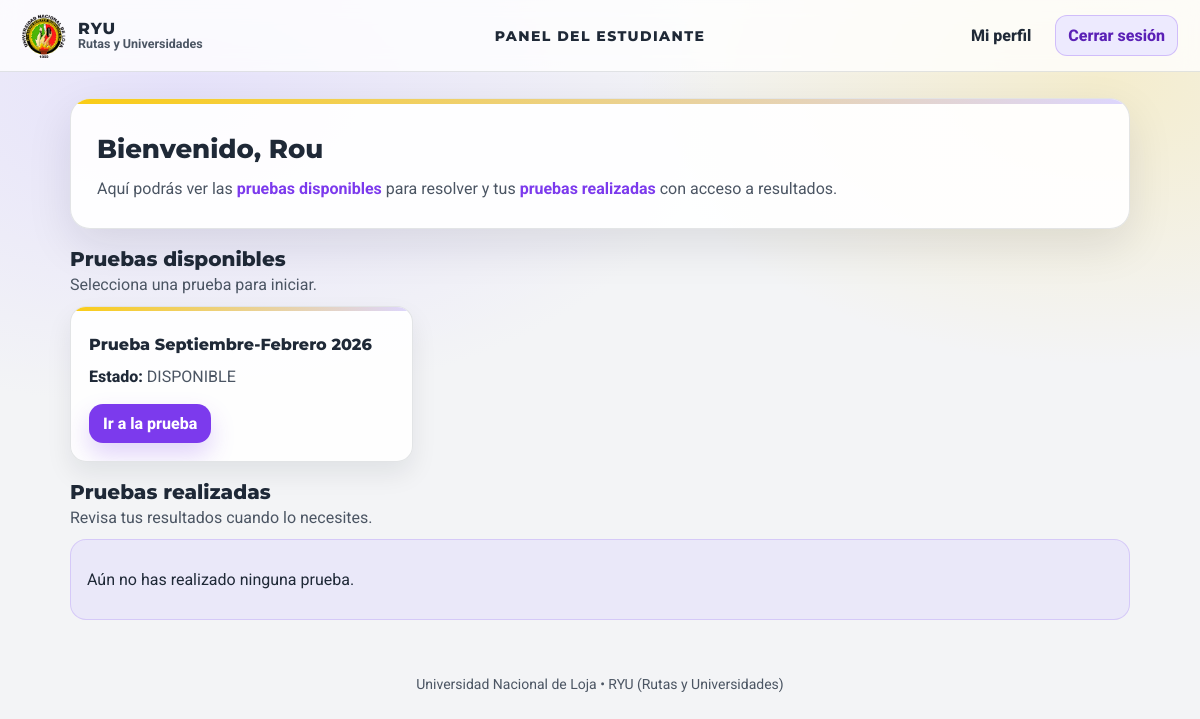
/home/ (signed in), run on the app's committed database.
### Resultados/models.py (models this page shows, shortened)
class PruebaUsuario(models.Model):
    persona = models.ForeignKey(Persona, on_delete=models.CASCADE, related_name='pruebas_usuario')
    prueba = models.ForeignKey(Prueba, on_delete=models.CASCADE, related_name='usuarios')
    fecha_realizacion = models.DateTimeField(null=True, blank=True)
    estado = models.CharField(
        max_length=20,
        choices=Estado.choices,
        default=Estado.DISPONIBLE
    )
    class Meta:
        constraints = [models.UniqueConstraint(fields=['persona', 'prueba'],name='unique_prueba_por_persona')]

class Prueba(models.Model):
    titulo=models.TextField(default="")
    fecha_inicio = models.DateField()
    fecha_fin = models.DateField()
    descripcion = models.TextField(default="")
    periodo_academico = models.OneToOneField(PeriodoAcademico, on_delete=models.CASCADE, related_name='pruebas')

### Usuarios/views.py (the view)
# urls.py: path("home/", views.home, name="home"),
@login_required(login_url="login")
def home(request):
    if request.user.is_staff or request.user.is_superuser:
        return redirect("dashboard_resultados")
    try:
        cuenta = request.user.cuenta
    except Cuenta.DoesNotExist:
        cuenta = None
    pruebas_disponibles = []
    pruebas_realizadas = []
    if cuenta and cuenta.persona:
        pruebas_disponibles = PruebaUsuario.objects.filter(
            persona=cuenta.persona,
            estado__in=[Estado.DISPONIBLE, Estado.ENPROCESO]
        ).select_related("prueba")
        pruebas_realizadas = PruebaUsuario.objects.filter(
            persona=cuenta.persona,
            estado=Estado.FINALIZADA
        ).select_related("prueba")
    return render(request, "auth/home.html", {
        "pruebas_disponibles": pruebas_disponibles,
        "pruebas_realizadas": pruebas_realizadas,
    })

### templates/auth/home.html (shortened to what this page needs)
{% load static %}
<!DOCTYPE html>
<html lang="es">
<head>
  <link rel="stylesheet" href="{% static 'css/home.css' %}">
</head>
<body>
  <header class="navbar">
    <div class="nav-left">
      <img class="nav-logo" src="{% static 'image/logo-unl.png' %}" alt="Universidad Nacional de Loja">
      <div class="nav-app">
        <div class="nav-app-title">RYU</div>
        <div class="nav-app-subtitle">Rutas y Universidades</div>
      </div>
    </div>
    <div class="nav-center">
      <div class="nav-title">PANEL DEL ESTUDIANTE</div>
    </div>
    <div class="nav-right">
      <a class="nav-link" href="{% url 'perfil' %}">Mi perfil</a>
      <a class="nav-link nav-link-cta" href="{% url 'logout' %}">Cerrar sesión</a>
    </div>
  </header>
  <main class="page">
    <section class="hero">
      <div class="hero-card">
        <h1 class="hero-title">Bienvenido, {{ request.user.username }}</h1>
        <p class="hero-text">
          Aquí podrás ver las <strong>pruebas disponibles</strong> para resolver y tus <strong>pruebas realizadas</strong> con acceso a resultados.
        </p>
      </div>
    </section>
    <section class="section">
      <div class="section-head">
        <h2 class="section-title">Pruebas disponibles</h2>
        <p class="section-subtitle">Selecciona una prueba para iniciar.</p>
      </div>
      {% if pruebas_disponibles %}
        <div class="grid">
          {% for pu in pruebas_disponibles %}
            <article class="card">
              <h3 class="card-title">{{ pu.prueba.titulo }}</h3>
              <p class="meta"><span class="tag">Estado:</span> {{ pu.estado }}</p>
              <div class="actions">
                <a class="btn btn-primary" href="{% url 'resolver_prueba' pu.id %}">Ir a la prueba</a>
              </div>
            </article>
          {% endfor %}
        </div>
      {% else %}
        <div class="empty">
          <p>No tienes pruebas disponibles.</p>
        </div>
      {% endif %}
    </section>
    <section class="section">
      <div class="section-head">
        <h2 class="section-title">Pruebas realizadas</h2>
        <p class="section-subtitle">Revisa tus resultados cuando lo necesites.</p>
      </div>
      {% if pruebas_realizadas %}
        <div class="grid">
          {% for pu in pruebas_realizadas %}
            <article class="card">
              <h3 class="card-title">{{ pu.prueba.titulo }}</h3>
              <p class="meta">
                <span class="tag">Fecha:</span>
                {{ pu.fecha_realizacion }}
              </p>
              <div class="actions">
                <a class="btn btn-outline" href="{% url 'visualizar_resultados' pu.id %}">Ver resultados</a>
              </div>
            </article>
          {% endfor %}
        </div>
      {% else %}
        <div class="empty">
          <p>Aún no has realizado ninguna prueba.</p>
        </div>
      {% endif %}
    </section>
    <footer class="footer">
      <p>Universidad Nacional de Loja • RYU (Rutas y Universidades)</p>
    </footer>
  </main>
</body>
</html>

### static/css/home.css (style rules this page uses)
:root { --primary:#7C3AED; --secondary:#DDD6FE; --accent:#FACC15; --bg:#F3F4F6; --text:#1F2937; --muted:#4B5563; --card:#FFFFFF; --border:rgba(31,41,55,.12); --font-title:"Montserrat",sans-serif; --font-body:"Roboto",sans-serif; --radius:16px; --shadow:0 16px 45px rgba(17,24,39,.10); }
* { box-sizing:border-box }
html,body { height:100% }
body { margin:0; font-family:var(--font-body); color:var(--text); background: radial-gradient(900px 520px at 15% 12%, rgba(221,214,254,.60), transparent 60%), radial-gradient(850px 520px at 92% 10%, rgba(250,204,21,.18), transparent 55%), var(--bg); }
.navbar { height:72px; display:grid; grid-template-columns: 1fr auto 1fr; align-items:center; padding:0 22px; background:rgba(255,255,255,.78); backdrop-filter: blur(10px); border-bottom:1px solid var(--border); position:sticky; top:0; z-index:10; }
.nav-left { display:flex; align-items:center; gap:12px; min-width: 220px; }
.nav-logo { height:44px; width:auto; object-fit:contain; border-radius:10px; }
.nav-app { display:flex; flex-direction:column; line-height:1.1; }
.nav-app-title { font-family:var(--font-title); font-weight:800; letter-spacing:1px; }
.nav-app-subtitle { color:var(--muted); font-size:12.5px; font-weight:700; }
.nav-center { display:flex; align-items:center; justify-content:center; }
.nav-title { font-family:var(--font-title); font-weight:800; letter-spacing:1.4px; font-size:14px; text-transform:uppercase; white-space:nowrap; }
.nav-right { display:flex; align-items:center; justify-content:flex-end; gap:12px; }
.nav-link { text-decoration:none; font-weight:800; color:var(--text); padding:10px 12px; border-radius:12px; transition: background .2s ease, color .2s ease, transform .15s ease, box-shadow .2s ease; }
.nav-link-cta { background:rgba(237,233,254,.95); color:#5B21B6; border:1px solid rgba(124,58,237,.25); }
.page { max-width:1100px; margin:26px auto 0; padding:0 20px 34px; }
.hero-card { background:rgba(255,255,255,.92); border:1px solid var(--border); border-radius:calc(var(--radius) + 4px); box-shadow:var(--shadow); padding:26px; position:relative; overflow:hidden; }
.hero-card::before { content:""; position:absolute; left:0; top:0; width:100%; height:5px; background:linear-gradient(90deg, var(--accent), var(--secondary)); }
.hero-title { margin:8px 0 10px; font-family:var(--font-title); font-weight:800; font-size:26px; }
.hero-text { margin:0; color:var(--muted); line-height:1.7; max-width:900px; }
.hero-text strong { color:var(--primary); }
.section { margin-top:18px; }
.section-head { margin:18px 0 10px; }
.section-title { margin:0 0 4px; font-family:var(--font-title); font-weight:800; font-size:20px; }
.section-subtitle { margin:0; color:var(--muted); }
.grid { display:grid; grid-template-columns:repeat(3, 1fr); gap:16px; margin-top:12px; }
.card { background:rgba(255,255,255,.90); border:1px solid var(--border); border-radius:var(--radius); box-shadow:0 12px 26px rgba(17,24,39,.08); padding:18px; position:relative; overflow:hidden; }
.card::before { content:""; position:absolute; left:0; top:0; width:100%; height:4px; background:linear-gradient(90deg, var(--accent), var(--secondary)); }
.card-title { margin:10px 0 10px; font-family:var(--font-title); font-weight:800; font-size:16px; }
.meta { margin:0; color:var(--muted); line-height:1.6; }
.tag { color:var(--text); font-weight:800; }
.actions { margin-top:14px; display:flex; gap:10px; flex-wrap:wrap; }
.btn { display:inline-flex; align-items:center; justify-content:center; padding:10px 14px; border-radius:14px; font-weight:800; text-decoration:none; transition:transform .15s ease, box-shadow .2s ease, background .2s ease, color .2s ease, border-color .2s ease; user-select:none; }
.btn-primary { background:var(--primary); color:#fff; box-shadow:0 12px 24px rgba(124,58,237,.22); }
.empty { margin-top:12px; background:rgba(221,214,254,.40); border:1px solid rgba(124,58,237,.18); border-radius:var(--radius); padding:14px 16px; color:var(--text); }
.footer { text-align:center; padding:28px 16px 0; margin-top:14px; color:var(--muted); font-size:14px; }

### data on the page
PruebaUsuario: prueba.titulo "Prueba Septiembre-Febrero 2026", estado "DISPONIBLE"

### other printed values
{{ request.user.username }} "Rou"
